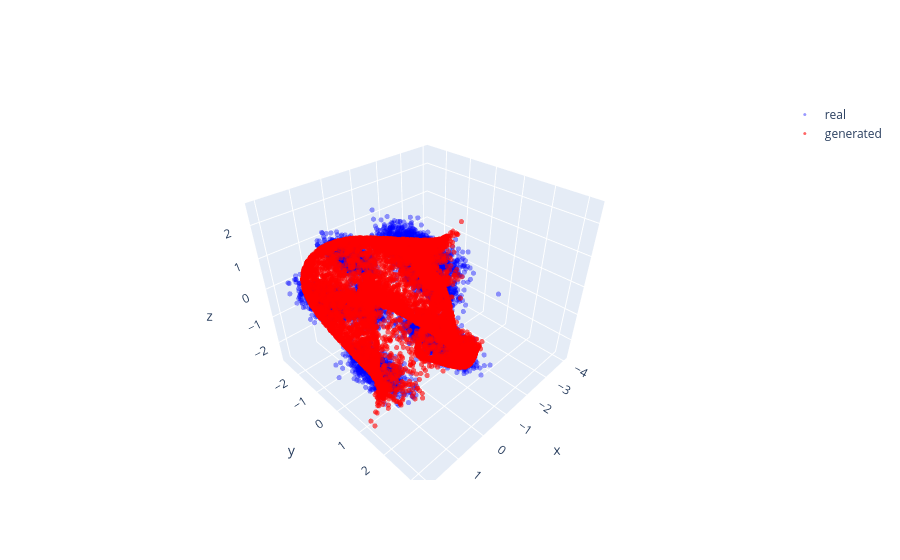

Here is the notebook cell this chart was saved with:
### Code cell
import plotly.graph_objects as go

fig = go.Figure()
fig.add_trace(go.Scatter3d(x=pos[:,0], y=pos[:,1], z=pos[:,2],
              mode='markers', marker=dict(size=3, color='blue', opacity=0.4), name='real'))
fig.add_trace(go.Scatter3d(x=neg[:,0], y=neg[:,1], z=neg[:,2],
              mode='markers', marker=dict(size=3, color='red', opacity=0.6), name='generated'))
fig.show()

### Figure 1 — Plotly figure (JSON) as saved in the notebook; plotly's stock layout.template omitted (floating-point values rounded to 4 significant figures; data arrays with more than 128 entries replaced by an {"elided": "..."} marker saying what was removed)
{"data": [{"marker": {"color": "blue", "opacity": 0.4, "size": 3}, "mode": "markers", "name": "real", "type": "scatter3d", "x": {"elided": "9000 float values"}, "y": {"elided": "9000 float values"}, "z": {"elided": "9000 float values"}}, {"marker": {"color": "red", "opacity": 0.6, "size": 3}, "mode": "markers", "name": "generated", "type": "scatter3d", "x": {"elided": "9000 float values"}, "y": {"elided": "9000 float values"}, "z": {"elided": "9000 float values"}}], "layout": {}}
